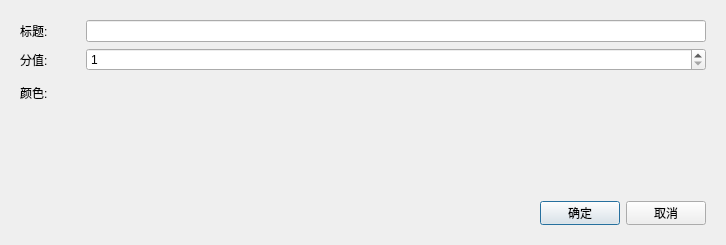
<?xml version="1.0" encoding="UTF-8"?>
<ui version="4.0">
 <class>EditBalanceWheelItemDialog</class>
 <widget class="QDialog" name="EditBalanceWheelItemDialog">
  <property name="geometry">
   <rect>
    <x>0</x>
    <y>0</y>
    <width>726</width>
    <height>245</height>
   </rect>
  </property>
  <property name="windowTitle">
   <string>编辑</string>
  </property>
  <layout class="QVBoxLayout" name="verticalLayout">
   <item>
    <widget class="QWidget" name="widget_2" native="true">
     <layout class="QVBoxLayout" name="verticalLayout_2">
      <item>
       <layout class="QHBoxLayout" name="horizontalLayout_2">
        <item>
         <widget class="QLabel" name="label">
          <property name="minimumSize">
           <size>
            <width>60</width>
            <height>0</height>
           </size>
          </property>
          <property name="maximumSize">
           <size>
            <width>60</width>
            <height>16777215</height>
           </size>
          </property>
          <property name="text">
           <string>标题:</string>
          </property>
         </widget>
        </item>
        <item>
         <widget class="QLineEdit" name="edtCaption"/>
        </item>
       </layout>
      </item>
      <item>
       <layout class="QHBoxLayout" name="horizontalLayout_3">
        <item>
         <widget class="QLabel" name="label_2">
          <property name="minimumSize">
           <size>
            <width>60</width>
            <height>0</height>
           </size>
          </property>
          <property name="maximumSize">
           <size>
            <width>60</width>
            <height>16777215</height>
           </size>
          </property>
          <property name="text">
           <string>分值:</string>
          </property>
         </widget>
        </item>
        <item>
         <widget class="QSpinBox" name="edtScore">
          <property name="minimum">
           <number>1</number>
          </property>
          <property name="maximum">
           <number>10</number>
          </property>
         </widget>
        </item>
       </layout>
      </item>
      <item>
       <layout class="QHBoxLayout" name="horizontalLayout_4">
        <item>
         <widget class="QLabel" name="label_3">
          <property name="minimumSize">
           <size>
            <width>60</width>
            <height>0</height>
           </size>
          </property>
          <property name="maximumSize">
           <size>
            <width>60</width>
            <height>16777215</height>
           </size>
          </property>
          <property name="text">
           <string>颜色:</string>
          </property>
         </widget>
        </item>
        <item>
         <widget class="QWidget" name="wgtColor" native="true">
          <property name="minimumSize">
           <size>
            <width>0</width>
            <height>32</height>
           </size>
          </property>
         </widget>
        </item>
       </layout>
      </item>
      <item>
       <spacer name="verticalSpacer">
        <property name="orientation">
         <enum>Qt::Vertical</enum>
        </property>
        <property name="sizeHint" stdset="0">
         <size>
          <width>20</width>
          <height>0</height>
         </size>
        </property>
       </spacer>
      </item>
     </layout>
    </widget>
   </item>
   <item>
    <widget class="QWidget" name="wgtBottom" native="true">
     <property name="minimumSize">
      <size>
       <width>0</width>
       <height>42</height>
      </size>
     </property>
     <property name="maximumSize">
      <size>
       <width>16777215</width>
       <height>42</height>
      </size>
     </property>
     <layout class="QHBoxLayout" name="horizontalLayout">
      <item>
       <spacer name="horizontalSpacer">
        <property name="orientation">
         <enum>Qt::Horizontal</enum>
        </property>
        <property name="sizeHint" stdset="0">
         <size>
          <width>189</width>
          <height>20</height>
         </size>
        </property>
       </spacer>
      </item>
      <item>
       <widget class="QPushButton" name="btnOk">
        <property name="text">
         <string>确定</string>
        </property>
       </widget>
      </item>
      <item>
       <widget class="QPushButton" name="btnCancel">
        <property name="text">
         <string>取消</string>
        </property>
       </widget>
      </item>
     </layout>
    </widget>
   </item>
  </layout>
 </widget>
 <resources/>
 <connections/>
</ui>
